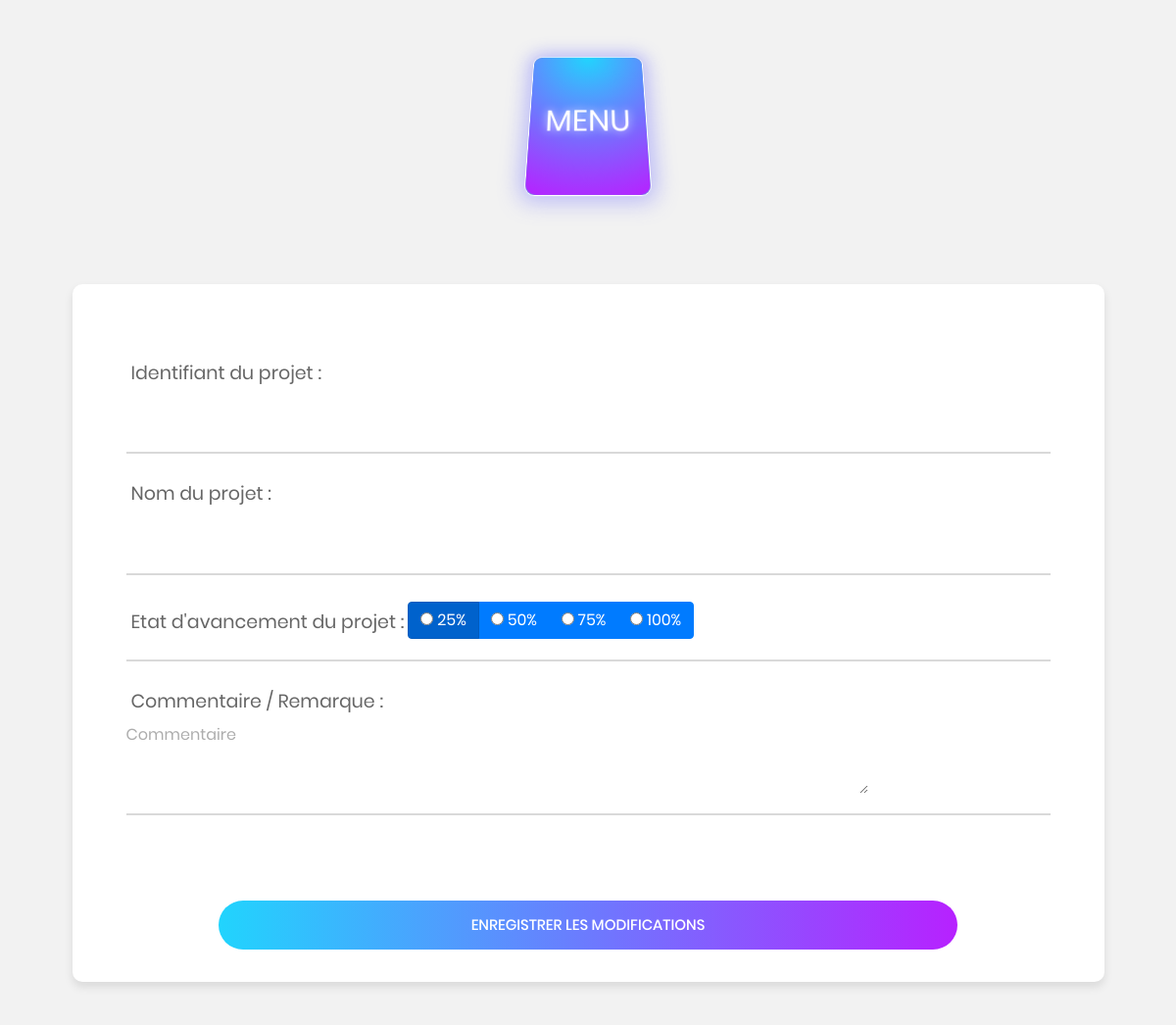
Page /Etat_avancement.php?Etat=1 on the earlier database version.
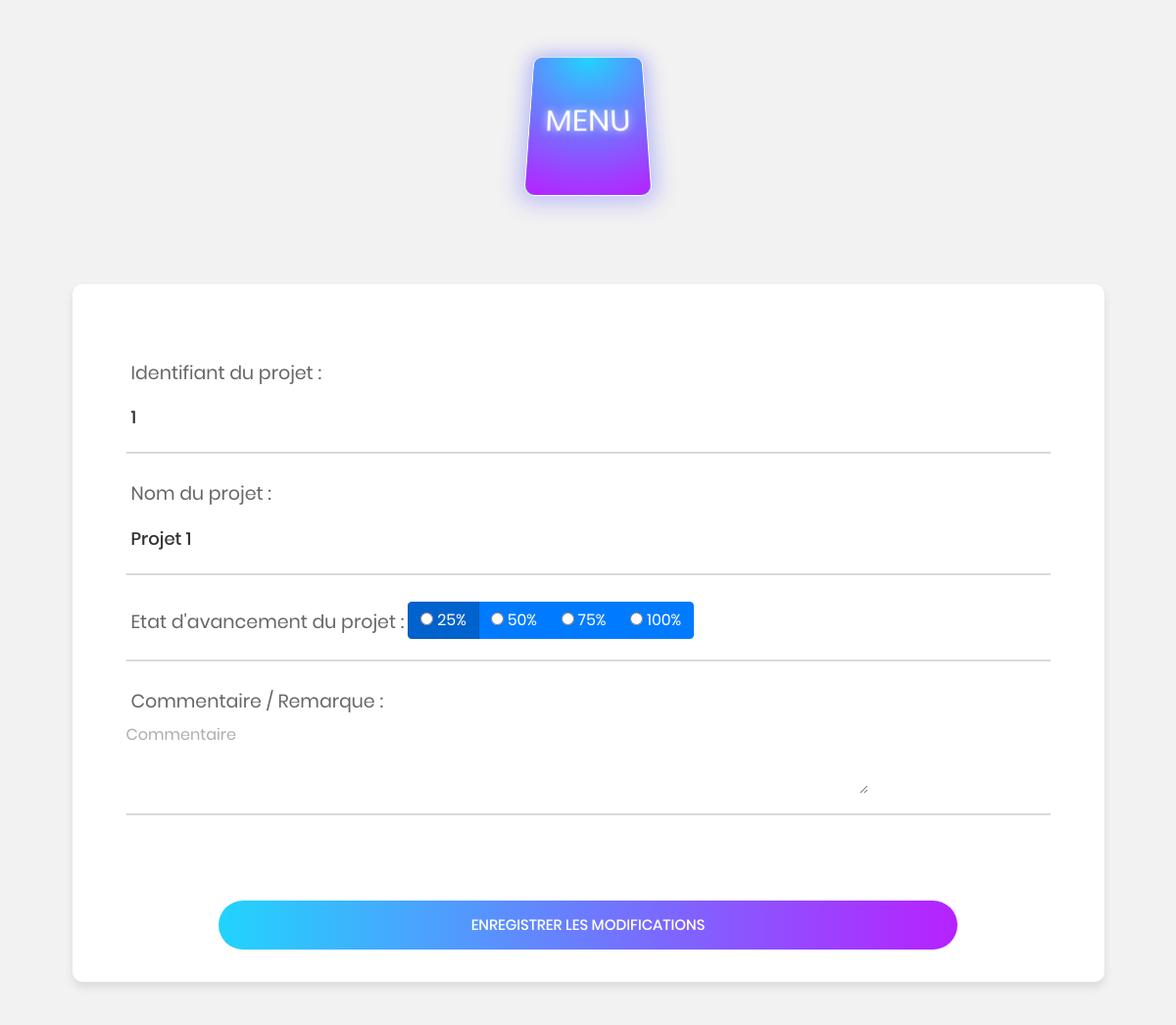
Same page on the later database version.
### tables this page shows
CREATE TABLE `avancementprojet` (
  `ID_AP` int(10) NOT NULL,
  `idprojet` int(10) NOT NULL,
  `iduser` int(10) DEFAULT NULL,
  `Label` varchar(50) DEFAULT NULL,
  `Etat` float DEFAULT NULL,
  `Commentaire` text
);

### Etat_avancement.php (the view, shortened to what this page needs)
<!DOCTYPE html>
<?php include('database.php') ?>
<html>
<head>
  <link rel="stylesheet" type="text/css" href="./vendor/bootstrap/css/bootstrap.css">
  <link rel="stylesheet" type="text/css" href="./fonts/font-awesome-4.7.0/css/font-awesome.min.css">
  <link rel="stylesheet" type="text/css" href="./fonts/iconic/css/material-design-iconic-font.min.css">
  <link rel="stylesheet" type="text/css" href="./css/util.css">
  <link rel="stylesheet" type="text/css" href="./css/main.css">
</head>
<header>
 <div style="background: #f2f2f2;">
<?php
include "MenuDesign.php";
$id = intval($_GET['Etat']);
?>
</div>
</header>
<body>
<?php
	$sql = "SELECT * FROM `avancementprojet` WHERE idprojet = $id";
	$rs = mysqli_query($bdd, $sql);
	$fetchRow = mysqli_fetch_assoc($rs);
?>
  <div class="limiter">
    <div class="container-main100">
      <div class="wrap-main-body">
<form method="POST" action="Function-update.php">
           <div class="wrap-input100 validate-input" >
		   <label align="right">Identifiant du projet :</label>
            <input class="input100" type="text" name="id" id="" value="<?php echo $fetchRow['idprojet']?>" readonly="readonly">
            <span class="focus-input100"></span>
          </div>
          <div class="wrap-input100 validate-input" >
		  <label align="right">Nom du projet :</label>
            <input class="input100" type="text" name="nom" id="" value="<?php echo $fetchRow['Label']?>"  readonly="readonly">
            <span class="focus-input100"></span>
          </div>
          <div class="wrap-input100 validate-input" >
		  <label align="right">Etat d'avancement du projet : </label>
            <div class="btn-group" data-toggle="buttons">
  <label onclick="disable(0)" class="btn btn-primary active">
    <input onclick="disable(0)" type="radio" name="etat" value="25" id="rad1" <?php if($fetchRow['Etat'] == 25) print "checked";?> > 25%
  </label>
  <label onclick="disable(0)" class="btn btn-primary">
    <input onclick="disable(0)" type="radio" name="etat" value="50" id="rad2" <?php if($fetchRow['Etat'] == 50) print "checked";?>> 50%
  </label>
  <label onclick="disable(0)" class="btn btn-primary">
    <input onclick="disable(0)" type="radio" name="etat" value="75" id="rad3" <?php if($fetchRow['Etat'] == 75) print "checked";?>> 75%
  </label>
  <label onclick="disable(0)" class="btn btn-primary">
    <input onclick="disable(0)" type="radio" name="etat" value="100" id="rad4" <?php if($fetchRow['Etat'] == 100) print "checked";?>> 100%
  </label>
</div>
          </div>
		  <div class="wrap-input100 validate-input" >
		  <label align="right">Commentaire / Remarque :</label>
		  <br>
            <textarea onclick="disable(2)" cols="53" rows="3" placeholder="Commentaire"  name="commentaire" id="comment" ><?php echo $fetchRow['Commentaire']?></textarea>
          </div>
		<div class="container-main-form-btn" style=" padding-top: 60px;">
            <div class="wrap-main100-form-btn">
              <div class="main100-form-bgbtn"></div>
              <button type="submit" class="main100-form-btn" name="Valider">
                Enregistrer les modifications
              </button>
            </div>
          </div>
</form>
</div>
</div>
</div>
</body>
</html>

### MenuDesign.php (shortened to what this page needs)
<!DOCTYPE html>
<html lang="en" >
<head>
 <link rel="stylesheet" type="text/css" href="./css/menustyle.css">
</head>
<body>
<center>
<div class="all">
<div class="center" onclick="location.href = 'Accueil.php';">
  <div class="explainer"><span> MENU </br><?php if (isset($_SESSION['nom'])) {
                                        } else {echo "";} ?></span></div>
  </div>
</div>
</center>
</body>
</html>

### css/main.css (style rules this page uses)
* { margin: 0px; padding: 0px; box-sizing: border-box; }
body, html { height: 100%; font-family: Poppins-Regular, sans-serif; }
header { background: #f2f2f2 }
label { font-family: Poppins-Regular; font-size: 19px; color: #666666; line-height: 1.5; padding-left: 5px; }
input { outline: none; border: none; }
textarea { outline: none; border: none; }
button { outline: none !important; border: none; background: transparent; }
.limiter { width: 100%; margin: 0 auto; }
.container-main100 { width: 100%; min-height: 100vh; display: -webkit-box; display: -webkit-flex; display: -moz-box; display: -ms-flexbox; display: flex; flex-wrap: wrap; justify-content: center; align-items: center; padding: 15px; background: #f2f2f2; }
.wrap-main-body { width: 90%; background: #fff; border-radius: 10px; overflow: hidden; padding: 77px 55px 33px 55px; box-shadow: 0 5px 10px 0px rgba(0, 0, 0, 0.1); -moz-box-shadow: 0 5px 10px 0px rgba(0, 0, 0, 0.1); -webkit-box-shadow: 0 5px 10px 0px rgba(0, 0, 0, 0.1); -o-box-shadow: 0 5px 10px 0px rgba(0, 0, 0, 0.1); -ms-box-shadow: 0 5px 10px 0px rgba(0, 0, 0, 0.1); }
.wrap-input100 { width: 100%; position: relative; border-bottom: 2px solid #adadad; margin-bottom: 37px; }
.input100 { font-family: Poppins-Regular; font-size: 15px; color: #555555; line-height: 1.2; display: block; width: 100%; height: 45px; background: transparent; padding: 0 5px; }
.wrap-input100 { width: 100%; position: relative; border-bottom: 2px solid #d9d9d9; padding-bottom: 13px; margin-bottom: 27px; }
.input100 { display: block; width: 100%; background: transparent; font-family: Poppins-Medium; font-size: 18px; color: #333333; line-height: 1.2; padding: 0 5px; }
.focus-input100 { position: absolute; display: block; width: 100%; height: 100%; top: 0; left: 0; pointer-events: none; }
.focus-input100::before { content: ""; display: block; position: absolute; bottom: -2px; left: 0; width: 0; height: 2px; -webkit-transition: all 0.4s; -o-transition: all 0.4s; -moz-transition: all 0.4s; transition: all 0.4s; background: #7f7f7f; }
.focus-input100::before { content: ""; display: block; position: absolute; bottom: -2px; left: 0; width: 0; height: 2px; -webkit-transition: all 0.4s; -o-transition: all 0.4s; -moz-transition: all 0.4s; transition: all 0.4s; background: #6a7dfe; background: -webkit-linear-gradient(left, #21d4fd, #b721ff); background: -o-linear-gradient(left, #21d4fd, #b721ff); background: -moz-linear-gradient(left, #21d4fd, #b721ff); background: linear-gradient(left, #21d4fd, #b721ff); }
.focus-input100::after { font-family: Poppins-Regular; font-size: 15px; color: #999999; line-height: 1.2; content: attr(data-placeholder); display: block; width: 100%; position: absolute; top: 16px; left: 0px; padding-left: 5px; -webkit-transition: all 0.4s; -o-transition: all 0.4s; -moz-transition: all 0.4s; transition: all 0.4s; }
.wrap-main100-form-btn { width: 80%; display: block; position: relative; z-index: 1; border-radius: 25px; overflow: hidden; margin: 0 auto; }
.main100-form-bgbtn { position: absolute; z-index: -1; width: 300%; height: 100%; background: #a64bf4; background: -webkit-linear-gradient(right, #21d4fd, #b721ff, #21d4fd, #b721ff); background: -o-linear-gradient(right, #21d4fd, #b721ff, #21d4fd, #b721ff); background: -moz-linear-gradient(right, #21d4fd, #b721ff, #21d4fd, #b721ff); background: linear-gradient(right, #21d4fd, #b721ff, #21d4fd, #b721ff); top: 0; left: -100%; -webkit-transition: all 0.4s; -o-transition: all 0.4s; -moz-transition: all 0.4s; transition: all 0.4s; }
.main100-form-btn { font-family: Poppins-Medium; font-size: 15px; color: #fff; line-height: 1.2; text-transform: uppercase; display: -webkit-box; display: -webkit-flex; display: -moz-box; display: -ms-flexbox; display: flex; justify-content: center; align-items: center; padding: 0 20px; width: 100%; height: 50px; }
.validate-input { position: relative; }

Differences in the rows shown:
added avancementprojet: id "1", nom "Projet 1"
